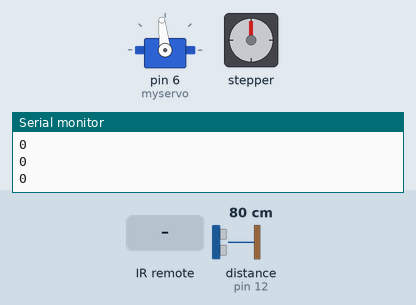
Recording of a sketch running on a simulated Arduino Uno, built with avr-gcc and run on an emulated ATmega328P. On the bench: servo, stepper motor, the last lines printed to the serial monitor. The test bench sets the inputs (shaded band); at power-on: distance to the obstacle (sensor on pin 12) 80 cm. The echo pulse lasts 58.3 µs per cm; stepper angles assume 2048 steps per turn.

Above: at 1.2 s.
1.3 s: infrared code 0xFF629D received
At 4.0 s:
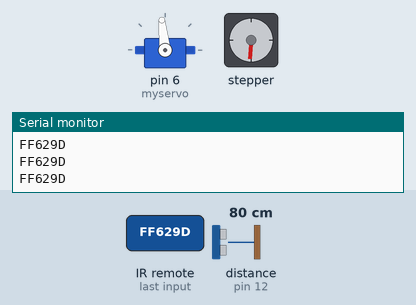
4.3 s: infrared code 0xFFFFFFFF received
At 7.0 s:
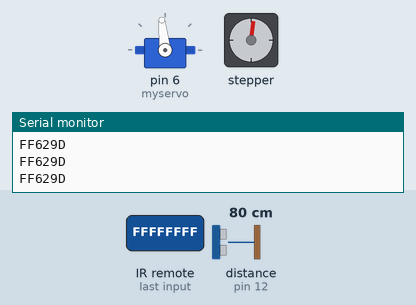
7.3 s: infrared code 0xFF22DD received
At 8.5 s:
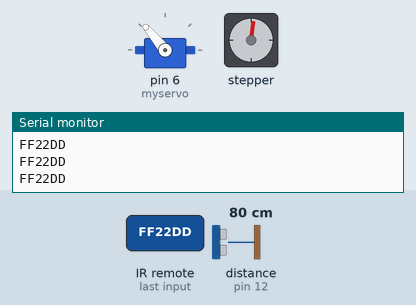
8.8 s: infrared code 0xFFC23D received
At 10.0 s:
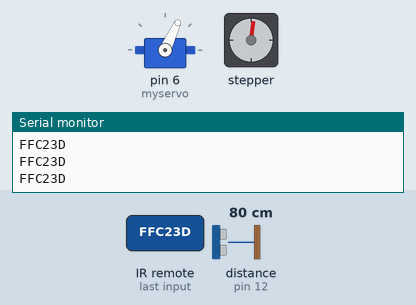
10.3 s: infrared code 0xFFA857 received
At 12.8 s:
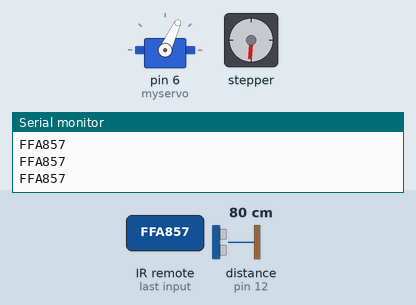
13.3 s: infrared code 0xFF18E7 received
At 13.78 s:
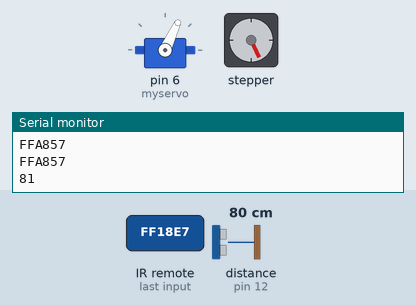
Timing chart, 0 to 23.8 s (numbered marks = the images above; inputs shaded):
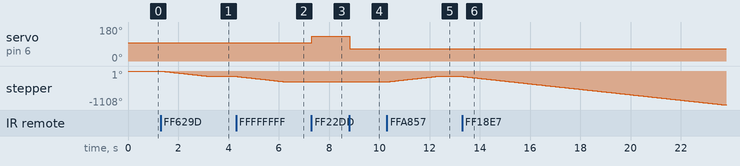

Measured:
- after the input at 1.3 s, stepper: turns 176° counter-clockwise in 1.9 s, starting at once
- after the input at 4.3 s, stepper: turns 176° counter-clockwise in 1.9 s, starting at once
- after the input at 7.3 s, servo on pin 6 (myservo): 96° → 130° at once
- after the input at 8.8 s, servo on pin 6 (myservo): 130° → 65° at once
- after the input at 10.3 s, stepper: turns 176° clockwise in 1.9 s, starting at once
- after the input at 13.3 s, stepper: keeps turning counter-clockwise at about 89°/s, starting at once

The sketch:

MEC830_PROJ_Jill.ino
```cpp
#include <IRremote.h>

#include <Stepper.h>
#define STEPS 2048
Stepper stepper(STEPS, 8, 10, 9, 11);
#include <NewPing.h>

#include <Servo.h>
Servo myservo;

#define echoPin 12
#define trigPin 13
#define PULSE_TIMEOUT 150000
NewPing sonar(trigPin, echoPin);
const int RECV_PIN = 7;
IRrecv irrecv(RECV_PIN);
decode_results results;
unsigned long key_value = 0;
int distance, flag=0;
long totaldistance = 38000;
int straight = 96;
int right = 65;
int left = 130;
int walk = 1000;
void setup() {
   Serial.begin(9600);
   stepper.setSpeed(15);
   myservo.attach(6);
   irrecv.enableIRIn();
   myservo.write(straight);
}

void loop() {
  // int pos=constrain(pos,30,110);
   if (irrecv.decode(&results)){

        if (results.value == 0XFFFFFFFF)
          results.value = key_value;

    if (results.value == 0xFF629D) // Move Forward
    {
      Serial.println("VOL+");
      stepper.step(-walk);
    }
    if (results.value == 0xFFE21D)// Straighten Wheels
    {
      Serial.println("FUNC / STOP");
      myservo.write(straight);
    }
    if (results.value == 0xFF22DD)// Left Turn
    {
      Serial.println("|<<");
      myservo.write(left);
    }
    if (results.value == 0xFFC23D)// Right Turn
    {
      Serial.println(">>|");
       Serial.println("|<<");
      myservo.write(right);

    }
    if (results.value == 0xFFA857)// Move Backward
    {
       Serial.println("VOL-");
      stepper.step(walk);
    }
    if (results.value == 0xFF30CF) // Task 4/Task 2
    {
      stepper.step(-12*walk);


      myservo.write(right);
      stepper.step(-6*walk);


      myservo.write(straight);
      stepper.step(-8*walk);

      myservo.write(left);
      stepper.step(-6*walk);

      myservo.write(straight);
      stepper.step(-12*walk);
    }
    if (results.value == 0xFF18E7)
     {
      for (long i = 0; i <= totaldistance; i = i + 500) {
          distance = sonar.ping_cm();
              Serial.println(distance);
          if (distance > 40) {              //If no object detected
            stepper.step(-500);
            Serial.println(i);
          }
            if ((flag==0)&&(distance<40)){ //If object detected
            myservo.write(right);
            stepper.step(-3.5*walk);

            myservo.write(left);
            stepper.step(-2*walk);

            myservo.write(straight);
            stepper.step(-3*walk);

            myservo.write(left);
            stepper.step(-4*walk);
            myservo.write(right);
            stepper.step(-2.2*walk);

            myservo.write(straight);

            i = i + 10000;
            flag=1;
            Serial.println(i);
          }
        }
     }
        key_value = results.value;
        irrecv.resume();
  }
  Serial.println (results.value, HEX);
 // Serial.print(sonar.ping_cm());
}
```
